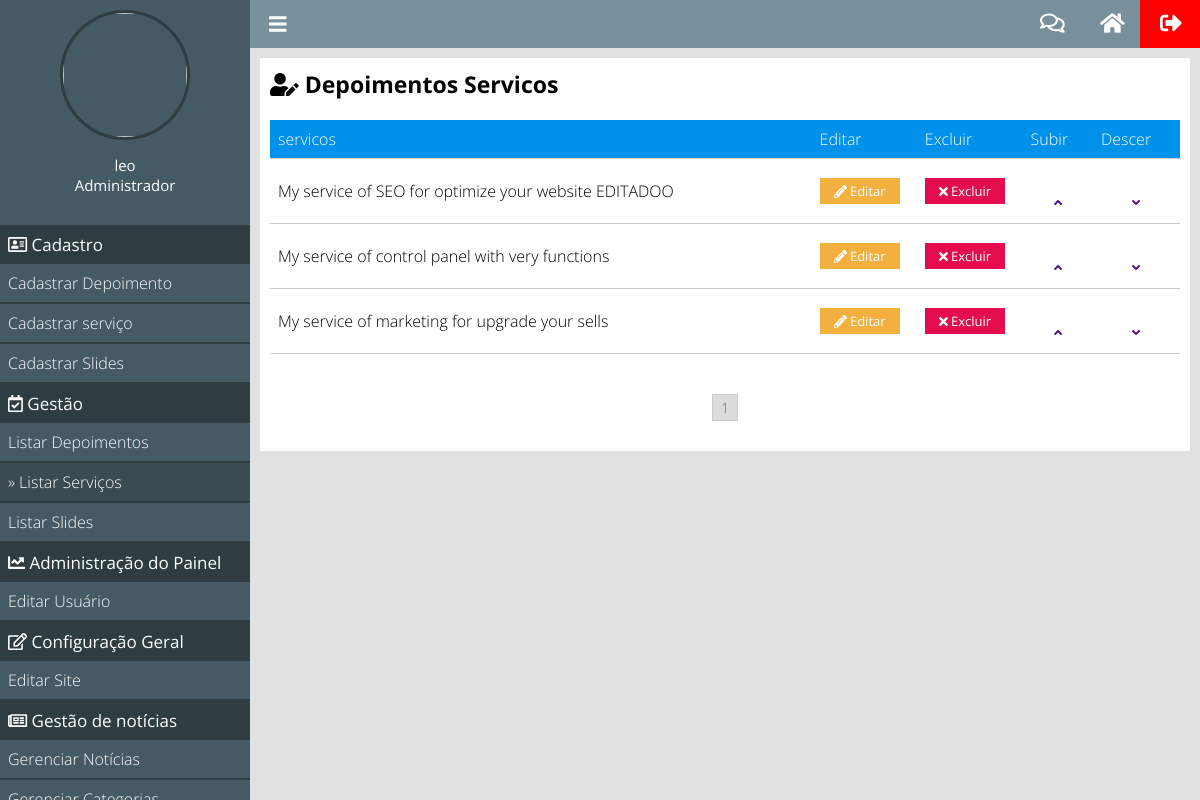
The app's page /painel/listar-servicos (signed in) with its own data.
### classes/MySql.php (called while the page is built)
<?php
    class MySql{
        private static $pdo;
        public static function conectar(){
            if(self::$pdo == null){
				try{
				self::$pdo = new PDO('mysql:host='.HOST.';dbname='.DATABASE,USER,PASSWORD,array(PDO::MYSQL_ATTR_INIT_COMMAND => "SET NAMES utf8"));
				self::$pdo->setAttribute(PDO::ATTR_ERRMODE,PDO::ERRMODE_EXCEPTION);
				}catch(Exception $e){
					echo '<h2>Erro ao conectar</h2>';
				}
			}
			return self::$pdo;
        }
    }

### painel/pages/listar-servicos.php (the view, shortened to what this page needs)
<?php
    $paginaAtual = isset($_GET['pagina']) ? (int)$_GET['pagina'] : 1;
    $porPagina = 4;
    $servicos = Painel::selectAll('tb_site.servicos',($paginaAtual - 1) * $porPagina,$porPagina);
?>
<div class="box__content">
    <h2><i class="fas fa-user-edit"></i> Depoimentos Servicos</h2>
    <div class="wraper__table">
    <table>
        <tr>
            <td>servicos</td>
            <td>Editar</td>
            <td>Excluir</td>
            <td>Subir</td>
            <td>Descer</td>
        </tr>
        <?php
            foreach($servicos as $key => $value){
        ?>
        <tr>
            <td><?php echo $value['servico']; ?></td>
            <td><a class="btn edit" href="<?php echo INCLUDE_PATH_PAINEL ?>editar-servico?id=<?php echo $value['id']; ?>"><i class="fas fa-pencil-alt"></i> Editar</a></td>
            <td><a actionBtn="delete" class="btn delete" href="<?php echo INCLUDE_PATH_PAINEL ?>listar-servicos?excluir=<?php echo $value['id']; ?>"><i class="fas fa-times"></i> Excluir</a></td>
            <td>&nbsp;&nbsp;<a class="btn order" href="<?php echo INCLUDE_PATH_PAINEL ?>listar-servicos?order=up&id=<?php echo $value['id']; ?>"><i class="fa fa-angle-up"></i></a></td>
            <td>&nbsp;&nbsp;&nbsp;<a class="btn order" href="<?php echo INCLUDE_PATH_PAINEL ?>listar-servicos?order=down&id=<?php echo $value['id']; ?>"><i class="fa fa-angle-down"></i></a></td>
        </tr>
        <?php } ?>
    </table>
    </div>
    <div class="paginacao">
        <?php
            $totalPaginas = ceil(count(Painel::selectAll('tb_site.servicos')) / $porPagina);
            for($i = 1; $i <= $totalPaginas; $i++){
                if($i == $paginaAtual)
                    echo '<a class="page__selected" href="'.INCLUDE_PATH_PAINEL.'listar-servicos?pagina='.$i.'">'.$i.'</a>';
                else
                    echo '<a href="'.INCLUDE_PATH_PAINEL.'listar-servicos?pagina='.$i.'">'.$i.'</a>';
            }
        ?>
	</div>
</div>

### painel/css/style.css (style rules this page uses)
* { margin: 0; padding: 0; box-sizing: border-box; font-family: 'Open Sans'; }
html,body { height: 100%; background-color: rgb(225,225,225); }
body { overflow-x: hidden; }
.box__content { padding: 10px; margin-bottom: 15px; background-color: white; }
.box__content h2 { font-weight: bold; font-size: 23px; }
.box__content a { color: black; text-decoration: none; font-weight: lighter; }
.wraper__table { overflow-x: auto; }
table { width: 100%; min-width: 900px; margin: 20px 0; font-weight: 300; border-collapse: collapse; }
table tr:nth-of-type(1) { background-color: #0091ea; color: white; }
table tr { border-bottom: 1px solid #ccc; color: black; }
table td { padding: 8px; }
table a.btn { max-width: 80px; text-align: center; font-weight: normal; text-decoration: none; font-size: 13px; }
a.btn { padding: 4px 6px;color: white;display: block; }
a.btn.edit { background-color: #f4b03e; }
a.btn.delete { background-color: #e50c4e; }
a.btn.order { color: #551A8B; }
.paginacao { margin:20px 0; text-align: center; }
.paginacao a { margin:0 8px; display: inline-block; padding: 3px 8px; border: 1px solid #ccc; text-decoration: none; color: #666; font-size: 14px; }
.paginacao a.page__selected { background: rgb(220,220,220); }

### records on screen
tb_site.servicos: servico "My service of SEO for optimize your website EDITADOO"
tb_site.servicos: servico "My service of control panel with very functions"
tb_site.servicos: servico "My service of marketing for upgrade your sells"

### other values on screen
$_SESSION['nome'] "leo"
pegaCargo($_SESSION['cargo']) "Administrador"
